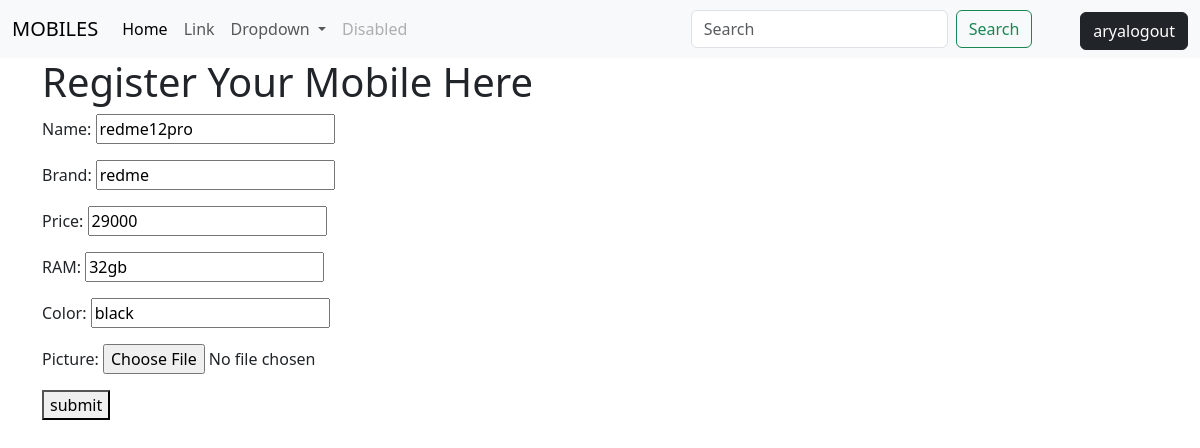
/mobile/change/4/ (signed in), run on the app's committed database.
### crm/models.py (models this page shows)
class Mobile(models.Model):
    name=models.CharField(max_length=100)
    brand=models.CharField(max_length=200)
    price=models.PositiveIntegerField()
    RAM=models.CharField(max_length=100)
    color=models.CharField(max_length=100)
    picture=models.ImageField(upload_to="mobile_images",null=True,blank=True)

### crm/views.py (the view, shortened to what this page needs)
# urls.py: path('mobile/change/<int:pk>/',views.MobileUpdateView.as_view(),name='mobile-update'),
@method_decorator(signin_required,name="dispatch")
class MobileUpdateView(View):
    template_name="mobile_edit.html"
    form_class=MobileUpdateForm
    def get(self,request,*args,**kwargs):
        id=kwargs.get("pk")
        mobile_object=get_object_or_404(Mobile,id=id)
        form_instance=self.form_class(instance=mobile_object)
        return render(request,self.template_name,{"form":form_instance})

### crm/form.py
class MobileUpdateForm(forms.ModelForm):
     class Meta:
        model=Mobile
        fields="__all__"
        widgets={
        }

### crm/templates/mobile_edit.html (shortened to what this page needs)
{%extends 'base.html'%}
{%block main_block%}
<div class="container">
    <h1>Register Your Mobile Here</h1>
    <form action="" method="post">
        {{form.as_p}}
        <button type="submit">submit</button>
    </form>
</div>
{%endblock%}

### crm/templates/base.html (shortened to what this page needs)
<!DOCTYPE html>
<html lang="en">
<head>
    <link href="https://cdn.jsdelivr.net/npm/bootstrap@5.3.3/dist/css/bootstrap.min.css" rel="stylesheet">
</head>
<body>
    <nav class="navbar navbar-expand-lg bg-body-tertiary ">
        <div class="container-fluid">
          <a class="navbar-brand" href="#">MOBILES</a>
          <div class="collapse navbar-collapse" id="navbarSupportedContent">
            <ul class="navbar-nav me-auto mb-2 mb-lg-0">
              <li class="nav-item">
                <a class="nav-link active" aria-current="page" href="#">Home</a>
              </li>
              <li class="nav-item">
                <a class="nav-link" href="#">Link</a>
              </li>
              <li class="nav-item dropdown">
                <a class="nav-link dropdown-toggle" href="#" role="button" data-bs-toggle="dropdown" aria-expanded="false">
                  Dropdown
                </a>
              </li>
              <li class="nav-item">
                <a class="nav-link disabled" aria-disabled="true">Disabled</a>
              </li>
            </ul>
            <form class="d-flex" role="search">
              <input class="form-control me-2" type="search" placeholder="Search" aria-label="Search">
              <button class="btn btn-outline-success me-5 " type="submit">Search</button>
            </form>
            <ul class="navbar-nav">
                <li class="nav-item mt-1">
                    <a href="{%url 'signout'%}" class="btn btn-dark">{{request.user}}logout</a>
                </li>
            </ul>
          </div>
        </div>
      </nav>
    {%block main_block%}
    {%endblock%}
</body>
</html>

### data on the page
Mobile: name "redme12pro", brand "redme", price "29000", RAM "32gb", color "black"

### other printed values
{{ request.user }} "arya"
